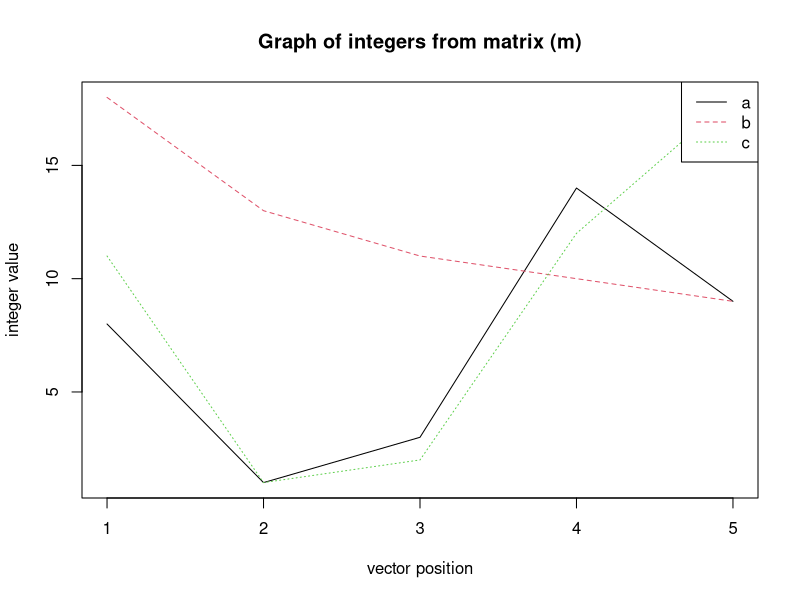
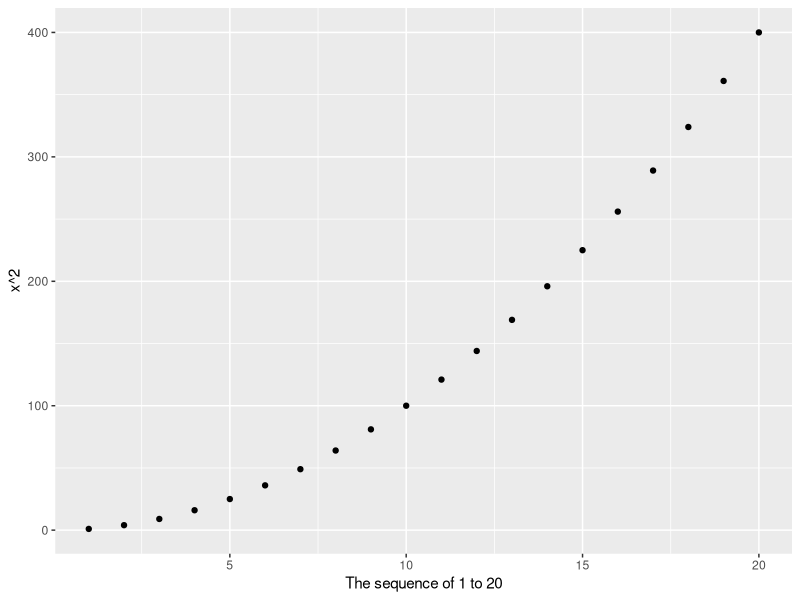

Source code (R) for these figures, in order: (Note: this script raises an error after producing the figures.)
a <- sample(1:20,5,replace = FALSE)
b <- sample(1:20,5,replace = FALSE)
c <- sample(1:20,5,replace = FALSE)

print(a)
print(b)
print(c)

m <- cbind(a,b,c)
print(m)

matplot((m), type = "l",
        main="Graph of integers from matrix (m)",
        xlab="vector position",
        ylab="integer value")
legend("topright", legend=c("a", "b", "c"), col=c(1:3), lty=c(1:3))





employee_name <- c("John Smith", "Peter Simpson", "Linda Jones", "Carol Rice", "Alexander Blake")
age <- c(26, 39, 42, 29, 33)
role <- c("receptionist", "accountant", "sales manager", "project manager", "researcher")
length_of_service_years <- c(2, 8, 6, 7, 10)

employee_records <- data.frame(employee_name, age, role, length_of_service_years)
print (employee_records)





library (ggplot2)

x <- c(1:20)
y <- c(x^2)

print (x)
print (y)

qplot(x = x, y = y, geom = "point", xlab = "The sequence of 1 to 20", ylab = "x^2")





name <- c("Sam", "Gary", "Max", "Claire", "Felix")
height <- c(168, 195, 178, 154, 187)

height_in_cm <- data.frame(name,height)

print(height_in_cm)

barplot(height=height_in_cm$height, name=height_in_cm$name, col=height_in_cm$name, ylim=c(0, 200), xlab="name", ylab="height in cm")





name = readline(prompt="What is your name? ")
age = readline(prompt="What is your age? ")
print(paste("My name is",name, "and I am",age ,"years old."))





print ("Sequence of numbers from 20 to 50:")
print (seq(20,50))
print ("The mean of numbers from 20 to 50:")
print (mean(20:50))
print ("The sum of numbers from 20 to 50:")
print (sum(20:50))





v <- sample(-50:50, 10)
print ("10 random integers between -50 and 50:")
print (v)